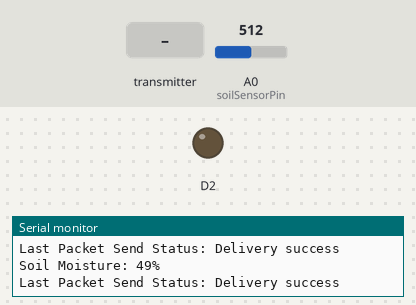
Recording of a sketch running on a simulated ESP8266 (NodeMCU). Parts: output pins drawn as LEDs (lit = HIGH), the last lines printed to the serial monitor. The inputs (shaded band) are chosen by the test bench; at power-on: A0 (soilSensorPin) = 512.

Above: at 1.2 s.
1.3 s: the transmitter starts sending fieldMotor = 1
At 2.5 s:
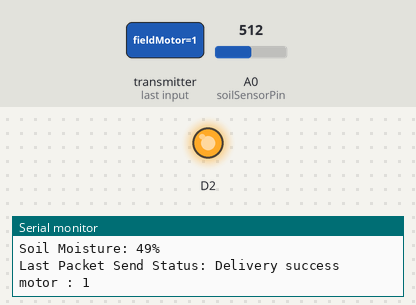
3.5 s: the transmitter starts sending fieldMotor = 0
At 5.3 s:
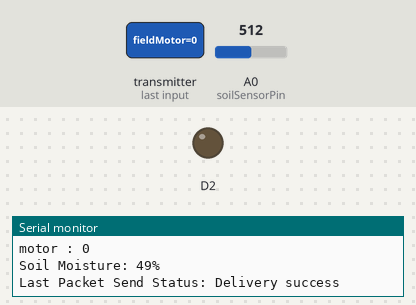
Timing chart, 0 to 6.8 s (numbered marks = the images above; inputs shaded):
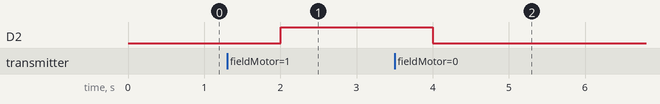

The sketch:

Soil_motor.ino
```cpp
#include <ESP8266WiFi.h>
#include <espnow.h>

const int soilSensorPin = A0;

uint8_t broadcastAddress[] = {0xc0, 0x49, 0xef, 0xd3, 0x90, 0x64}; // Replace with ESP32 MAC address

typedef struct struct_message {
    char msg[50];
    int pinState;
    bool motion;
    int Soil;
    bool fieldMotor;
    int waterlevel;
    bool tankmotor;
} struct_message;

struct_message outgoingReadings;
struct_message incomingReadings;

bool motor;
int pin;

void OnDataSent(uint8_t *mac_addr, uint8_t sendStatus) {
    Serial.print("Last Packet Send Status: ");
    Serial.println(sendStatus == 0 ? "Delivery success" : "Delivery fail");
}

void OnDataRecv(uint8_t *mac, uint8_t *incomingData, uint8_t len) {
    memcpy(&incomingReadings, incomingData, sizeof(incomingReadings));
    motor = incomingReadings.fieldMotor;
    Serial.print("motor : ");
    Serial.println(motor);
}

void setup() {
    Serial.begin(115200);
    WiFi.mode(WIFI_STA);
    WiFi.disconnect();
    pinMode(D2,OUTPUT);
    if (esp_now_init() != 0) {
        Serial.println("Error initializing ESP-NOW");
        return;
    }

    esp_now_set_self_role(ESP_NOW_ROLE_COMBO);
    esp_now_add_peer(broadcastAddress, ESP_NOW_ROLE_COMBO, 0, NULL, 0);
    esp_now_register_send_cb(OnDataSent);
    esp_now_register_recv_cb(OnDataRecv);
}

void loop() {
    int soilMoisture = analogRead(soilSensorPin);
    int moisturePercentage = map(soilMoisture, 1023, 0, 0, 100);

    strcpy(outgoingReadings.msg, "Hello from NodeMCU");
    outgoingReadings.Soil = moisturePercentage;
    outgoingReadings.pinState = pin;
    // outgoingReadings.fieldMotor = motor;

    esp_now_send(broadcastAddress, (uint8_t *) &outgoingReadings, sizeof(outgoingReadings));

    Serial.print("Soil Moisture: ");
    Serial.print(moisturePercentage);
    Serial.println("%");
    if(motor){
      digitalWrite(D2,HIGH);
    }
    else{
      digitalWrite(D2,LOW);
    }
    delay(1000);
}
```

Measured:
- after the input at 1.3 s, D2: LOW → HIGH after 0.70 s
- after the input at 3.5 s, D2: HIGH → LOW after 0.50 s
